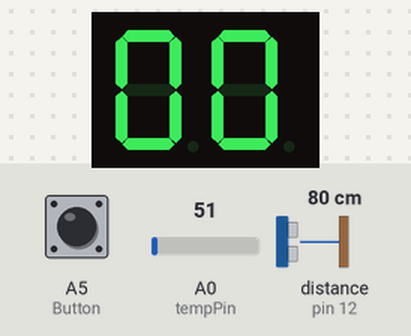
This sketch was run on a simulated Arduino Uno, built with avr-gcc and run on an emulated ATmega328P. Parts: 2-digit seven-segment display. Wiring (inferred from the names in the program): ultrasonic range finder: trigger pin 11; echo pin 12; 2-digit 7-segment display, segments lit when LOW: segments pin 2, pin 3, pin 4, pin 5, pin 6, pin 7, pin 8, pin 13; digit selects pin 9, pin 10. Inputs (shaded band) come from the test bench; at power-on: distance to the obstacle (sensor on pin 12) 80 cm, A5 (Button) HIGH, A0 (tempPin) = 51. The echo pulse lasts 58.3 µs per cm; the segment pins are drawn as the display they are named for.

Above: at 1.2 s.
1.3 s: distance to the obstacle (sensor on pin 12) set to 2 cm
At 7.4 s:
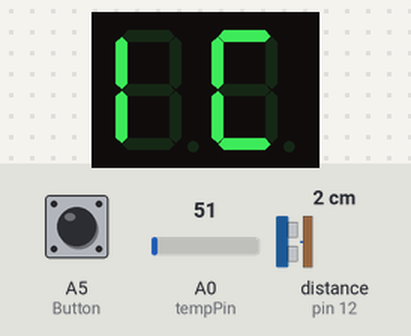
8.3 s: A5 (Button) pulled LOW for 0.15 s
At 12.6 s:
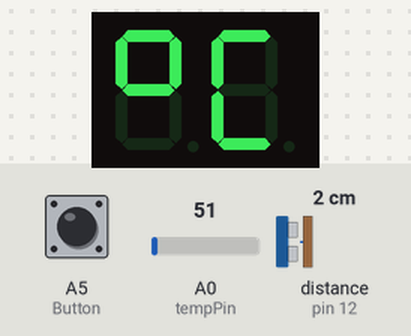
17.0 s: A0 (tempPin) set to 163
At 19.3 s:
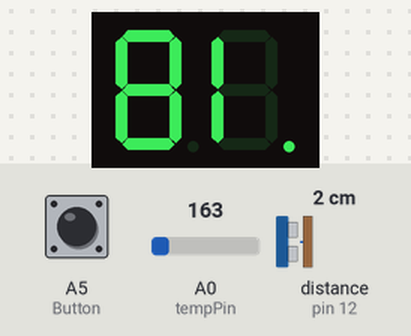
25.5 s: A5 (Button) pulled LOW for 1 s
At 30.6 s:
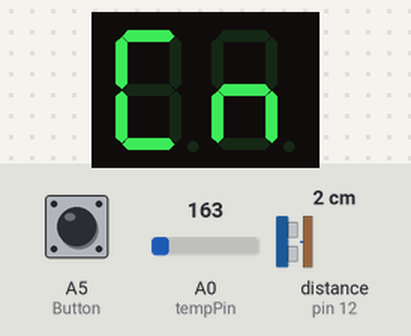
Timing chart, 0 to 31.0 s (numbered marks = the images above; inputs shaded):
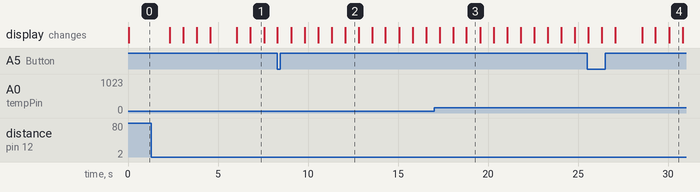

The sketch:

FinalPEE.ino
```cpp
#include "echo.h"
#include "7_display.h"
#include "temperatrue.h"

void setup() {
  Serial.begin(9600);
  displaySetup();
  echoSetup();
  setupButton();

  // 設定溫度讀取
  pinMode(tempPin, INPUT);

}

void loop() {
  updateDisplay();
  echoCalculate();
  readTemp();
  readButton();
}
```

7_display.h
```cpp
#include "Global_define.h"

void displayNumber(int tens,int ones,bool tens_dot,bool ones_dot);

void displaySetup(){
      // 設定段控制腳為輸出
    pinMode(segDot, OUTPUT);
    pinMode(segA, OUTPUT);
    pinMode(segB, OUTPUT);
    pinMode(segC, OUTPUT);
    pinMode(segD, OUTPUT);
    pinMode(segE, OUTPUT);
    pinMode(segF, OUTPUT);
    pinMode(segG, OUTPUT);

    // 設定位數控制腳為輸出
    pinMode(leftDigit, OUTPUT);
    pinMode(rightDigit, OUTPUT);

    // 初始關閉顯示
    digitalWrite(leftDigit, HIGH);  // PNP 電晶體需 LOW 導通
    digitalWrite(rightDigit, HIGH); // 共陽極需低電平開啟
}


void updateDisplay(){
    static unsigned long updateDisplay_lastTime = 0;

    displayNumber(display_currentNumber[1],display_currentNumber[0],display_currentDot[1],display_currentDot[0]);

    // 跑馬燈頻率控制 (約 ˙750ms 切換一次位數)
    if(millis() - updateDisplay_lastTime < 750) return;
    updateDisplay_lastTime = millis();

    if(display_position == 5) display_position = 0;
    else display_position ++ ;

    if(mode == ECHO){
        display_currentNumber[1] = echoText[display_position];
        display_currentNumber[0] = echoText[display_position+1];
        display_currentDot[1] = echoText_dot[display_position];
        display_currentDot[0] = echoText_dot[display_position+1];
    }
    else if(mode == TEMPETURE){
        display_currentNumber[1] = tempText[display_position];
        display_currentNumber[0] = tempText[display_position+1];
        display_currentDot[1] = tempText_dot[display_position];
        display_currentDot[0] = tempText_dot[display_position+1];
    }
    // Serial.print(display_currentNumber[1]);
    // Serial.print(display_currentNumber[0]);
    // Serial.print(display_currentDot[1]);
    // Serial.println(display_currentDot[0]);
}

void setSegments(int number,bool dot) {
    // number = constrain(number, 0, 9);
    byte pattern = digitPattern[number];

    // 依編碼設定各段 (注意高位元對應段順序)
    digitalWrite(segDot, !dot);
    digitalWrite(segA, bitRead(pattern, 6)); // A 對應 bit6
    digitalWrite(segB, bitRead(pattern, 5)); // B 對應 bit5
    digitalWrite(segC, bitRead(pattern, 4)); // C 對應 bit4
    digitalWrite(segD, bitRead(pattern, 3)); // D 對應 bit3
    digitalWrite(segE, bitRead(pattern, 2)); // E 對應 bit2
    digitalWrite(segF, bitRead(pattern, 1)); // F 對應 bit1
    digitalWrite(segG, bitRead(pattern, 0)); // G 對應 bit0
}

void displayNumber(int tens,int ones,bool tens_dot,bool ones_dot) {
    static unsigned long display_lastTime = 0;
    static int digitPos = 0;

    // 掃描頻率控制 (約 5ms 切換一次位數)
    if(millis() - display_lastTime < 5) return;
    display_lastTime = millis();

    // 關閉所有位數
    digitalWrite(leftDigit, HIGH);
    digitalWrite(rightDigit, HIGH);

    // 分離十位與個位數
  //  Serial.println(tens);
    // 交替顯示位數
    if(digitPos == 0) {
      setSegments(tens , tens_dot);      // 設定十位數段碼
      digitalWrite(leftDigit, LOW); // 開啟左位數
      digitPos = 1;
    } else {
      setSegments(ones , ones_dot);       // 設定個位數段碼
      digitalWrite(rightDigit, LOW); // 開啟右位數
      digitPos = 0;
    }
}
```

Global_define.h
```cpp
#ifndef VALUE
#define VALUE

enum Mode {
    ECHO,
    TEMPETURE
};

Mode mode = TEMPETURE;

// 定義七段顯示器各段對應 Arduino 腳位 (請依實際接線修改)
const int segA = 2;
const int segB = 3;
const int segC = 4;
const int segD = 5;
const int segE = 6;
const int segF = 7;
const int segG = 8;
const int segDot = 13;
const int leftDigit = 9;   // 左位數控制腳 (PNP 電晶體基極)
const int rightDigit = 10; // 右位數控制腳 (PNP 電晶體基極)
const int tempPin = A0;

const int Button = A5;

// 共陽極七段顯示器數字編碼 (0=亮, 1=暗)
const byte digitPattern[14] = {
    // Dot ABCDEFG
    0b0000001, // 0
    0b1111001, // 1 (B+C 亮)
    0b0010010, // 2
    0b0000110, // 3
    0b1001100, // 4
    0b0100100, // 5
    0b0100000, // 6
    0b0001111, // 7
    0b0000000, // 8
    0b0000100, // 9
    0b0011100, // o
    0b0110001, // C
    0b1101010, // n
    0b1111111  // NULL
};

const int trigPin = 11;
const int echoPin = 12;

float temp;//溫度

int tempText[7] = {13,0,0,0,10,11,13};
bool tempText_dot[7] = {0,0,1,0,0,0,0};
int echoText[7] = {13,0,0,0,11,12,13};
bool echoText_dot[7] = {0,0,0,0,0,0,0};

int display_position = 0; // 0~5

int display_currentNumber[2];
bool display_currentDot[2];

#endif
```

echo.h
```cpp
#include "Global_define.h"

void echoSetup(){
    pinMode(trigPin, OUTPUT);
    pinMode(echoPin, INPUT);
}

unsigned long echo_lastTime = 0;
void echoCalculate(){

    // 掃描頻率控制 (約 3s 讀取一次距離)
    if(millis() - echo_lastTime < 3000) return;
    echo_lastTime = millis();

    long duration;
    static long distance;

    // Clear trigger pin
    digitalWrite(trigPin, LOW);
    delayMicroseconds(2);

    // Send ultrasonic pulse
    digitalWrite(trigPin, HIGH);
    delayMicroseconds(10);
    digitalWrite(trigPin, LOW);

    // Measure the pulse duration
    duration = pulseIn(echoPin, HIGH);

    // Calculate distance in cm
    distance = duration * 0.034 / 2;

    if(distance >= 100) echoText[1] = distance/100;
    else echoText[1] = 13;

    if(distance >= 10) echoText[2] = (distance/10)%10;
    else echoText[2] = 13;

    echoText[3] = distance%10;


    // Serial.print("Distance: ");
    // Serial.print(distance);
    // Serial.println(" cm");
    // Serial.println(echo_lastTime);
}
```

temperatrue.h
```cpp
#include "Global_define.h"

void readTemp(){
    temp = analogRead(tempPin)/2;
    // Serial.println(temp);

    tempText[1] = temp/10;

    tempText[2] = temp - int(temp/10)*10 ;

    tempText[3] = temp*10 - int(temp)*10 ;
}

void setupButton(){
    pinMode(Button , INPUT_PULLUP);
}

void readButton(){
    static bool lastButton = 0;
    if(lastButton==0 && digitalRead(Button)==1){
        if(mode == ECHO) mode = TEMPETURE;
        else mode = ECHO;
        lastButton=1;
    }
    else if(lastButton==1 && digitalRead(Button)==0) {
        lastButton=0;
    }
}
```

Measured:
- what the display in image 1 shows lasts 0.8 s, from 6.8 s to 7.6 s
